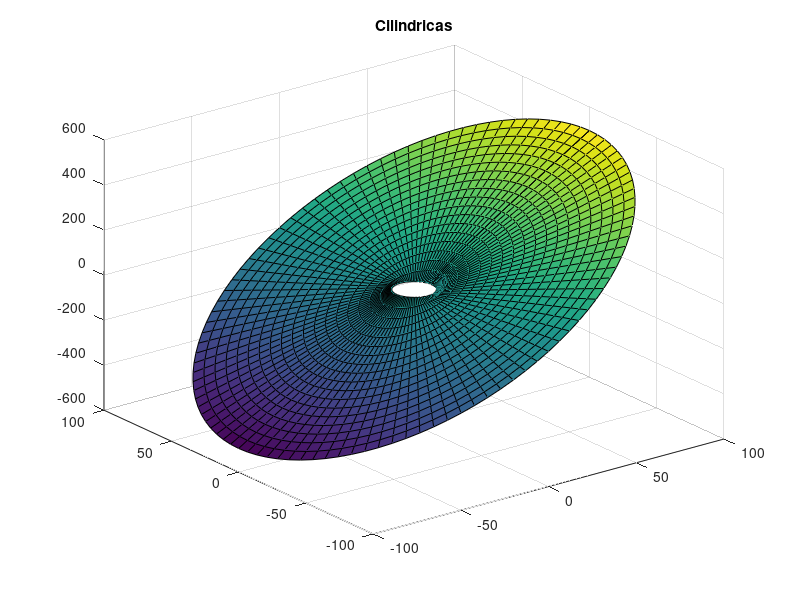

Recreate this plot in MATLAB.
%Cilindricas

R=10;
E=5;
V=0;
S=R:5:100;
T=0:pi/50:2*pi;
[s,t]= meshgrid(S,T);
V=(-E)*s.*cos(t).*(((R^2)./(s.^2))-1);
x=s.*cos(t);
y=s.*sin(t);
surf(x,y,V)
title('Cilindricas')